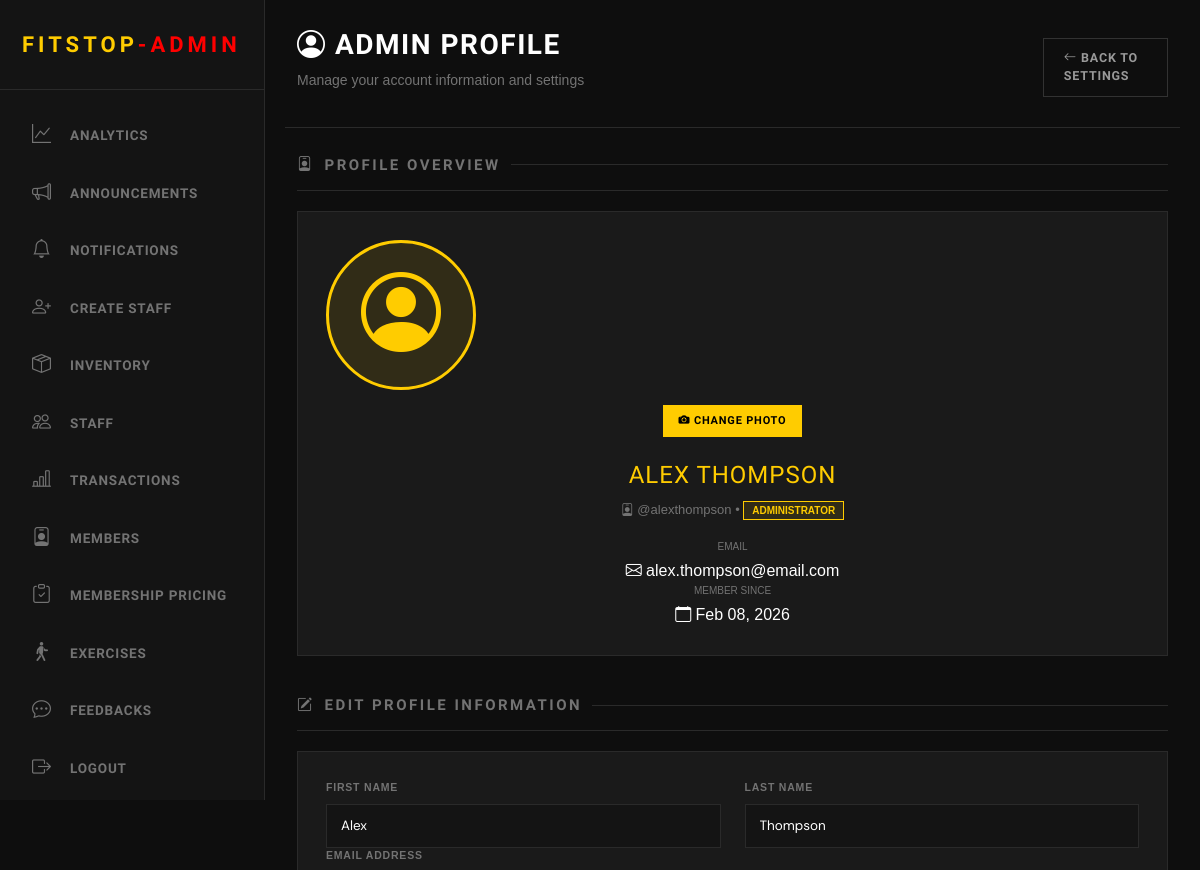
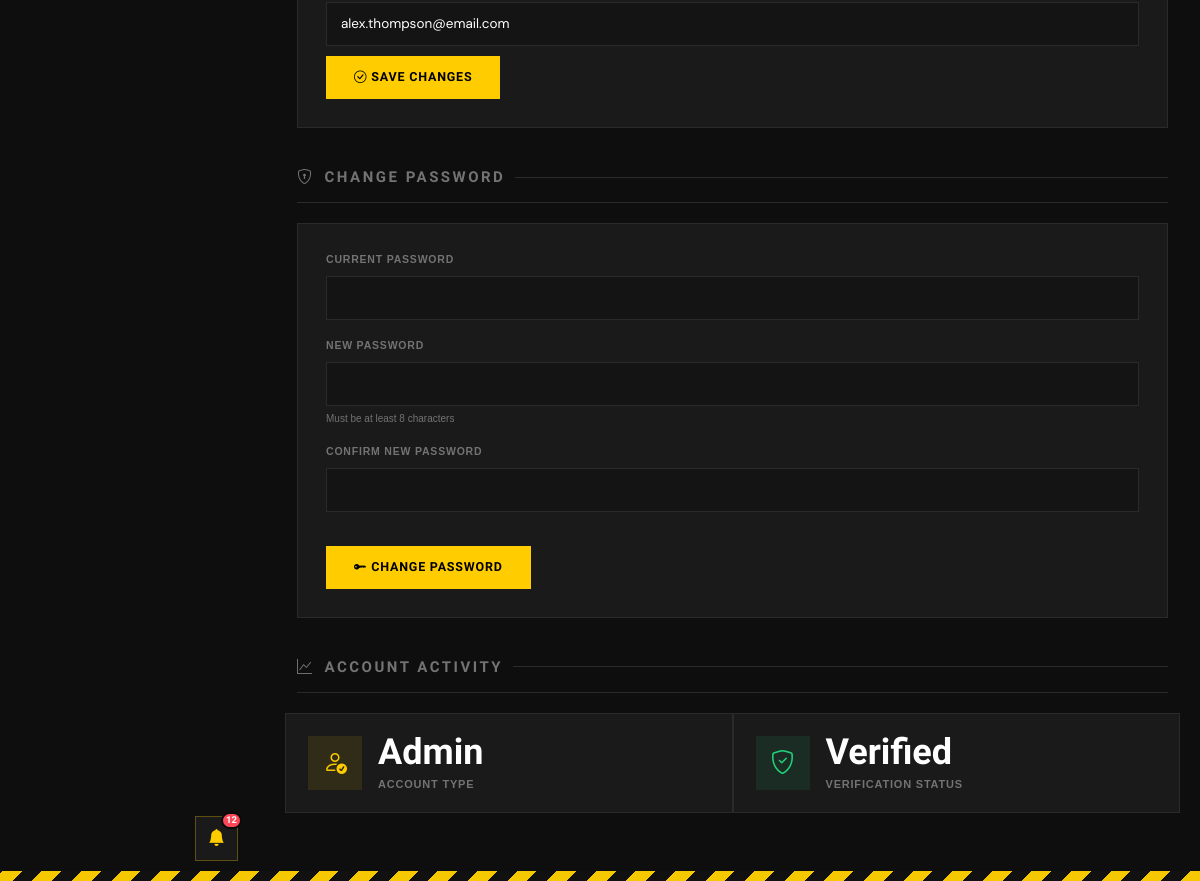
/admin/admin_profile.php (signed in), run on the app's committed database (2 pictures, top to bottom).
### tables this page shows
CREATE TABLE "users" (   id INTEGER PRIMARY KEY AUTOINCREMENT,   username VARCHAR(50) NOT NULL UNIQUE,   first_name VARCHAR(50) NOT NULL,   last_name VARCHAR(50) NOT NULL,   email VARCHAR(100) NOT NULL UNIQUE,   password VARCHAR(255) NOT NULL,   user_type VARCHAR(50),   verification_code VARCHAR(50) DEFAULT NULL,   verification_code_expiration TIMESTAMP DEFAULT NULL,   is_verified BOOLEAN DEFAULT FALSE,   profile_picture BLOB,   last_logged_in TIMESTAMP DEFAULT NULL,   created_at TIMESTAMP DEFAULT CURRENT_TIMESTAMP,   updated_at TIMESTAMP DEFAULT CURRENT_TIMESTAMP , "points" INTEGER NOT NULL DEFAULT 0, dpa_consent INTEGER NOT NULL DEFAULT 0, dpa_consent_at TIMESTAMP DEFAULT NULL);

### admin/includes/header_admin.php (the view, shortened to what this page needs)
<?php
include('../login/connection.php');
$unread_stmt = $pdo->query("SELECT COUNT(*) as count FROM notification_history WHERE is_read = 0");
$unread_count = $unread_stmt->fetch()['count'];
?>
<head>
    <link rel="stylesheet" href="../staff/staff.css">
    <link href="../styles.css" rel="stylesheet">
    <link rel="stylesheet" href="https://cdnjs.cloudflare.com/ajax/libs/font-awesome/6.4.0/css/all.min.css">
    <link rel="stylesheet" href="https://cdn.jsdelivr.net/npm/bootstrap-icons@1.11.0/font/bootstrap-icons.css">
</head>
<body>
    <div style="position: fixed; bottom: 20px; left: calc(var(--sidebar-w) - 70px); z-index: 1001;">
        <div class="notif-wrapper">
            <button class="notif-bell-btn" id="notifBellBtn">
                <i class="bi bi-bell-fill"></i>
                <?php if ($unread_count > 0): ?>
                    <span class="notif-badge"><?php echo $unread_count; ?></span>
                <?php endif; ?>
            </button>
        </div>
    </div>
    <div class="sidebar">
        <div class="sidebar-header">
            <span class="logo-text">FITSTOP<span style="color:red;">-ADMIN</span></span>
        </div>
        <ul class="menu">
            <li onclick="location.href='Admin_Landing_Page.php'"><i class="bi bi-graph-up"></i><span>Analytics</span>
            </li>
            <li onclick="location.href='create_announcement.php'"><i
                    class="bi bi-megaphone"></i><span>Announcements</span></li>
            <li onclick="location.href='notification.php'"><i class="bi bi-bell"></i><span>Notifications</span></li>
            <li onclick="location.href='create_staff.php'"><i class="bi bi-person-plus"></i><span>Create Staff</span>
            </li>
            <li onclick="location.href='view_inventory.php'"><i class="bi bi-box-seam"></i><span>Inventory</span></li>
            <li onclick="location.href='view_staff.php'"><i class="bi bi-people"></i><span>Staff</span></li>
            <li onclick="location.href='transaction.php'"><i class="bi bi-bar-chart-line"></i><span>Transactions</span>
            </li>
            <li onclick="location.href='view_members.php'"><i class="bi bi-person-badge"></i><span>Members</span></li>
            <li onclick="location.href='membership_pricing.php'"><i class="bi bi-clipboard-check"></i><span>Membership
                    Pricing</span></li>
            <li onclick="location.href='exercises.php'"><i class="bi bi-person-walking"></i><span>Exercises</span></li>
            <li onclick="location.href='view_feedback.php'"><i class="bi bi-chat-dots"></i><span>Feedbacks</span></li>
            <li onclick="document.getElementById('logoutForm').submit()"><i
                    class="bi bi-box-arrow-right"></i><span>Logout</span></li>
        </ul>
    </div>
</body>

### admin/admin_profile.php (shortened to what this page needs)
<?php
include("../Login/connection.php");
$stmt = $pdo->prepare("SELECT * FROM users WHERE id = :id AND user_type = 'admin'");
$stmt->execute(['id' => $_SESSION['id']]);
$admin = $stmt->fetch();
?>
<!DOCTYPE html>
<html>
<head>
    <link rel="stylesheet" href="../staff/staff.css">
    <link rel="stylesheet" href="https://cdn.jsdelivr.net/npm/bootstrap-icons@1.11.0/font/bootstrap-icons.css">
    <link href="https://cdn.jsdelivr.net/npm/bootstrap@5.3.8/dist/css/bootstrap.min.css" rel="stylesheet"
>
</head>
<body>
    <?php include('includes/header_admin.php') ?>
    <div class="main-content">
        <div class="topbar row">
            <div class="topbar-left col-sm-12 col-xl-6">
                <h1><i class="bi bi-person-circle"></i> Admin Profile</h1>
                <p>Manage your account information and settings</p>
            </div>
            <div class="topbar-right col-sm-12 col-xl-2 col-xl-offset-4">
                <a href="settings.php" class="btn-secondary" style="text-decoration: none; padding: 10px 20px;">
                    <i class="bi bi-arrow-left"></i> Back to Settings
                </a>
            </div>
        </div>
        <section>
            <h2><i class="bi bi-person-badge"></i> Profile Overview</h2>
            <div class="registration-card">
                <div class="row">
                    <div style="text-align: center;">
                        <?php if ($admin['profile_picture']): ?>
                            <img
                                style="width: 150px; height: 150px; border-radius: 50%; object-fit: cover; border: 3px solid var(--hazard);"
                                class="col-sm-12 col-xl-3">
                        <?php else: ?>
                            <div
                                style="width: 150px; height: 150px; border-radius: 50%; background: rgba(255, 204, 0, 0.1); border: 3px solid var(--hazard); display: flex; align-items: center; justify-content: center;">
                                <i class="bi bi-person-circle" style="font-size: 80px; color: var(--hazard);"></i>
                            </div>
                        <?php endif; ?>
                        <div class="col-12">
                            <button onclick="document.getElementById('pictureUpload').click()" class="btn-primary"
                                style="margin-top: 15px; padding: 8px 16px; font-size: 11px;">
                                <i class="bi bi-camera-fill"></i> Change Photo
                            </button>
                        </div>
                    </div>
                    <div style="text-align: center;" class="mt-4">
                        <h3
                            style="font-family: 'Chakra Petch', sans-serif; font-size: 24px; color: var(--hazard); margin-bottom: 10px; text-transform: uppercase;">
                            <?php echo htmlspecialchars($admin['first_name'] . ' ' . $admin['last_name']); ?>
                        </h3>
                        <p style="color: var(--text-muted); font-size: 13px; margin-bottom: 20px;">
                            <i class="bi bi-person-badge"></i> @<?php echo htmlspecialchars($admin['username']); ?> •
                            <span
                                style="padding: 3px 8px; background: rgba(255, 204, 0, 0.1); border: 1px solid var(--hazard); color: var(--hazard); font-size: 10px; text-transform: uppercase; font-weight: 700;">Administrator</span>
                        </p>
                        <div class="row">
                            <div>
                                <label
                                    style="color: var(--text-muted); font-size: 10px; text-transform: uppercase; display: block; margin-bottom: 5px;">Email</label>
                                <p style="color: var(--text-primary); margin: 0;">
                                    <i class="bi bi-envelope"></i> <?php echo htmlspecialchars($admin['email']); ?>
                                </p>
                            </div>
                            <div>
                                <label
                                    style="color: var(--text-muted); font-size: 10px; text-transform: uppercase; display: block; margin-bottom: 5px;">Member
                                    Since</label>
                                <p style="color: var(--text-primary); margin: 0;">
                                    <i class="bi bi-calendar"></i>
                                    <?php echo date('M d, Y', strtotime($admin['created_at'])); ?>
                                </p>
                            </div>
                        </div>
                    </div>
                </div>
            </div>
        </section>
        <section>
            <h2><i class="bi bi-pencil-square"></i> Edit Profile Information</h2>
            <div class="registration-card">
                <form method="POST">
                    <div class="row">
                        <div class="form-group col-sm-12 col-xl-6">
                            <label class="form-label">First Name</label>
                            <input type="text" name="first_name" class="form-input text-only"
                                value="<?php echo htmlspecialchars($admin['first_name']); ?>" maxlength="50" required>
                        </div>
                        <div class="form-group col-sm-12 col-xl-6">
                            <label class="form-label">Last Name</label>
                            <input type="text" name="last_name" class="form-input text-only"
                                value="<?php echo htmlspecialchars($admin['last_name']); ?>" maxlength="50" required>
                        </div>
                        <div class="form-group col-12">
                            <label class="form-label">Email Address</label>
                            <input type="email" name="email" class="form-input"
                                value="<?php echo htmlspecialchars($admin['email']); ?>" maxlength="100" required>
                        </div>
                    </div>
                    <button type="submit" class="btn-primary" style="margin-top: 10px;">
                        <i class="bi bi-check-circle"></i> Save Changes
                    </button>
                </form>
            </div>
        </section>
        <section>
            <h2><i class="bi bi-shield-lock"></i> Change Password</h2>
            <div class="registration-card">
                <form method="POST">
                    <div class="form-grid" style="grid-template-columns: 1fr;">
                        <div class="form-group">
                            <label class="form-label">Current Password</label>
                            <input type="password" name="current_password" class="form-input" required>
                        </div>
                        <div class="form-group">
                            <label class="form-label">New Password</label>
                            <input type="password" name="new_password" class="form-input" minlength="8" required>
                            <small
                                style="color: var(--text-muted); font-size: 10px; margin-top: 5px; display: block;">Must
                                be at least 8 characters</small>
                        </div>
                        <div class="form-group">
                            <label class="form-label">Confirm New Password</label>
                            <input type="password" name="confirm_password" class="form-input" minlength="8" required>
                        </div>
                    </div>
                    <button type="submit" class="btn-primary" style="margin-top: 10px;">
                        <i class="bi bi-key-fill"></i> Change Password
                    </button>
                </form>
            </div>
        </section>
        <section>
            <h2><i class="bi bi-graph-up"></i> Account Activity</h2>
            <div class="row">
                <div class="stat-box col-sm-12 col-xl-6">
                    <div class="stat-icon members">
                        <i class="bi bi-person-check"></i>
                    </div>
                    <div>
                        <div class="stat-value">Admin</div>
                        <div class="stat-label">Account Type</div>
                    </div>
                </div>
                <div class="stat-box col-sm-12 col-xl-6">
                    <div class="stat-icon registrations">
                        <i class="bi bi-shield-check"></i>
                    </div>
                    <div>
                        <div class="stat-value"><?php echo $admin['is_verified'] ? 'Verified' : 'Not Verified'; ?></div>
                        <div class="stat-label">Verification Status</div>
                    </div>
                </div>
            </div>
        </section>
    </div>
</body>
</html>

### styles.css (style rules this page uses)
:root { --bg-void: #0a0a0a; --bg-surface: #141414; --bg-card: #1a1a1a; --hazard-yellow: #ffcc00; --text-primary: #ffffff; --text-muted: #a0a0a0; --border-industrial: 1px solid #333; }
body { background-color: var(--bg-void); color: var(--text-primary); font-family: "Inter", sans-serif; overflow-x: hidden; }
h1, h2, h3, h4, h5, .brand-font { font-family: "Chakra Petch", sans-serif; text-transform: uppercase; letter-spacing: 1px; }
:root { --yellow: #f5c800; --yellow-dim: #c9a400; --dark: #0e0e0e; --dark2: #161616; --dark3: #1e1e1e; --border: #2a2a2a; --text: #d0d0d0; --text-muted: #737373; }
* { box-sizing: border-box; }
body { background-color: var(--dark); font-family: "Barlow", sans-serif; color: var(--text); min-height: 100vh; }
body::after { content: ""; display: block; height: 10px; background: repeating-linear-gradient( -45deg, var(--yellow) 0px, var(--yellow) 14px, #111 14px, #111 28px ); position: fixed; bottom: 0; left: 0; right: 0; z-index: 999; }

### data on the page
users: first_name+last_name "ALEX THOMPSON", username "alexthompson", email "alex.thompson@email.com", created_at "Feb 08, 2026", first_name "Alex", last_name "Thompson"

### other printed values
$unread_count "12"
